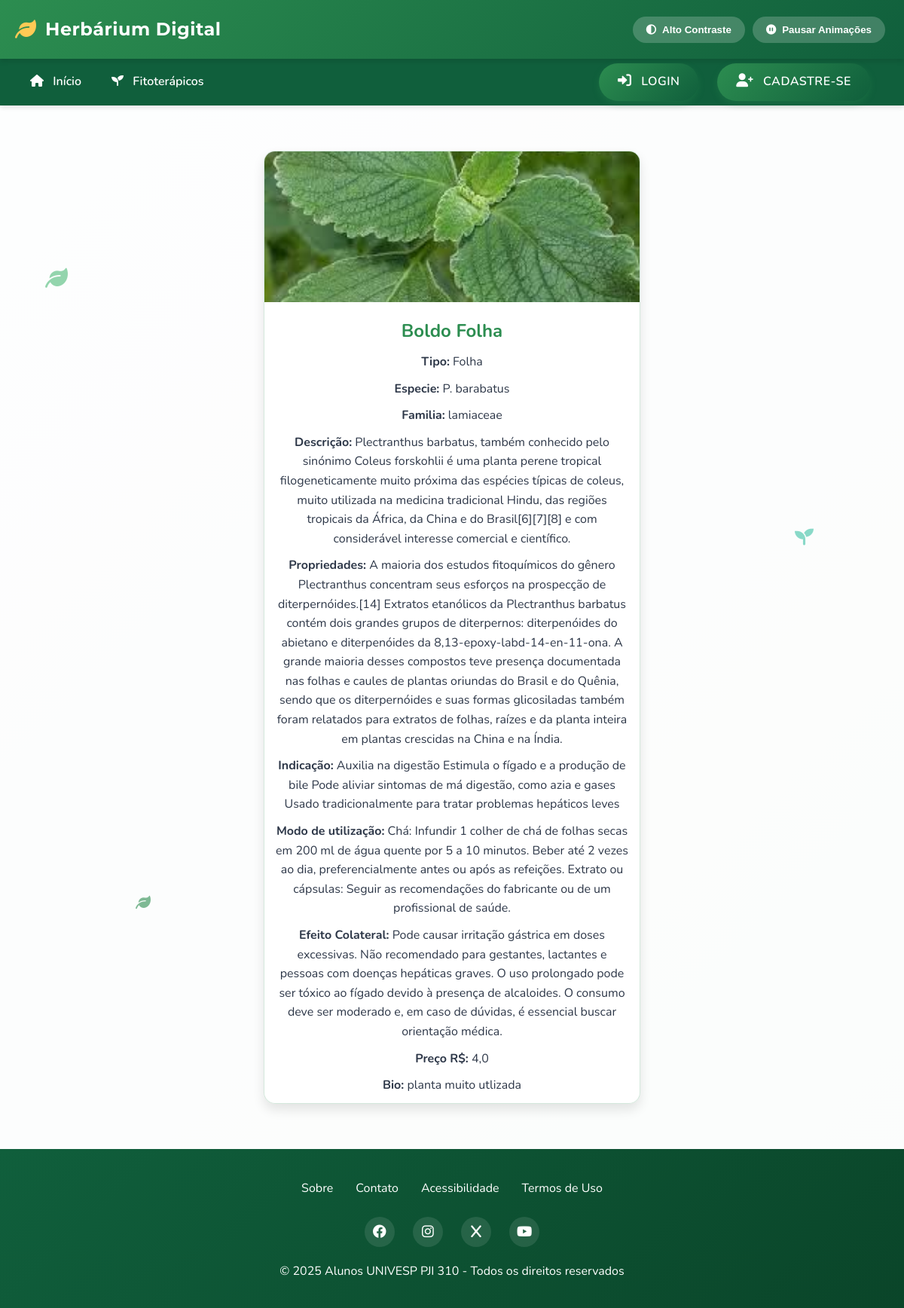
Page /fitoterapico/1/ on the earlier database version.
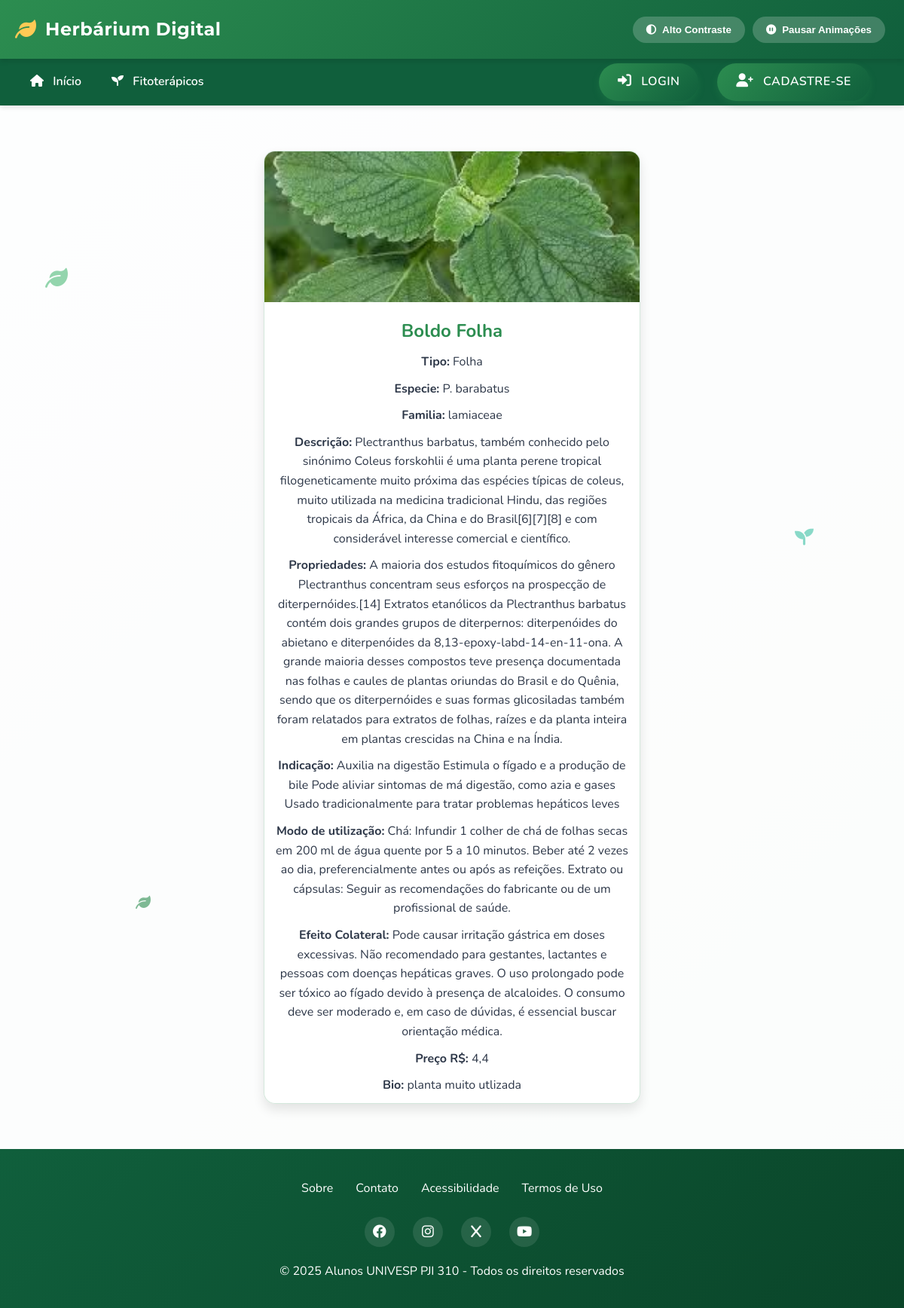
Same page on the later database version.
### fitoterapico/models.py (models this page shows, shortened)
class Fitoterapico(models.Model):
    id = models.AutoField(primary_key=True)
    nome = models.CharField(max_length=100)
    tipo = models.ForeignKey(Tipo, on_delete=models.PROTECT, related_name='fitoterapico_tipo')
    especie = models.CharField(max_length=100)
    familia = models.CharField(max_length=100, blank=True, null=True)
    descricao = models.TextField()
    propriedades = models.TextField()
    indicacao = models.TextField()
    modo_uso = models.TextField()
    dosagem = models.CharField(max_length=100, blank=True, null=True)
    efeito_colateral = models.TextField(blank=True, null=True)
    preco = models.FloatField(blank=True, null=True, validators=[MinValueValidator(0)])
    foto = models.ImageField(upload_to='fitoterapico/', blank=True, null=True)
    bio = models.TextField(blank=True, null=True)
    class Meta:
        ordering = ['nome']

class Tipo(models.Model):
    id = models.AutoField(primary_key=True)
    nome = models.CharField(max_length=200)
    def __str__(self):
        return self.nome

### fitoterapico/views.py (the view)
# urls.py: path('fitoterapico/<int:pk>/', FitoterapicoDetailView.as_view(), name='fitoterapico_detail'),
class FitoterapicoDetailView(DetailView):
    model = Fitoterapico
    template_name = 'fitoterapico_detail.html'

### fitoterapico/templates/fitoterapico_detail.html (shortened to what this page needs)
{% extends "base.html" %}
{% block content %}
  <div class="fitoterapico-card">
    {% if object.foto %}
      <img src="{{ object.foto.url }}" alt="{{ object.nome }} - {{ object.tipo }}" loading="lazy">
    {% else %}
        <p class="no-foto">Imagem não disponível</p>
    {% endif %}
      <h2>{{ object.nome }} {{ object.tipo }}</h2>
      <p><strong>Tipo:</strong> {{ object.tipo }}</p>
      <p><strong>Especie:</strong> {{ object.especie }}</p>
      <p><strong>Familia:</strong> {{ object.familia }}</p>
      <p><strong>Descrição:</strong> {{ object.descricao }}</p>
      <p><strong>Propriedades:</strong> {{ object.propriedades }}</p>
      <p><strong>Indicação:</strong> {{ object.indicacao }}</p>
      <p><strong>Modo de utilização:</strong> {{ object.modo_uso }}</p>
      <p><strong>Efeito Colateral:</strong> {{ object.efeito_colateral }}</p>
      <p><strong>Preço R$:</strong> {{ object.preco }}</p>
      {% if object.bio %}
        <p><strong>Bio:</strong> {{ object.bio }}</p>
      {% endif %}
  </div>
{% endblock %}

Differences in the rows shown:
changed Fitoterapico "Boldo": preco "4,0" → "4,4"
